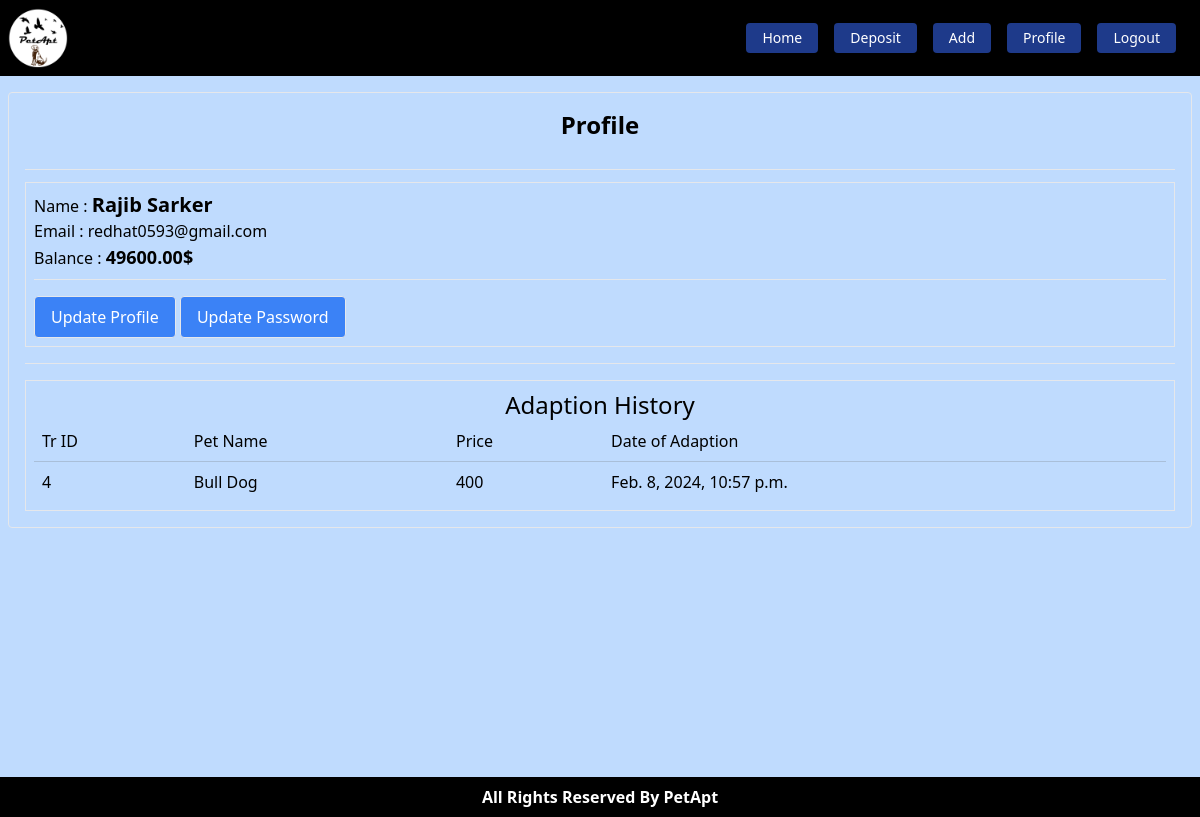
The page /user/profile/ (signed in) on the database its author committed.
### User/models.py (models this page shows, shortened)
class UserAccount(models.Model):
    user = models.OneToOneField(User, on_delete=models.CASCADE, related_name='depositAccount')
    account_no = models.IntegerField(unique=True)
    balance = models.DecimalField(default=0, max_digits=12, decimal_places=2)

class AdaptPet(models.Model):
    pet = models.ForeignKey(Pet, on_delete=models.CASCADE)
    adaptedBy = models.ForeignKey(User, on_delete=models.CASCADE)
    timestamp= models.DateTimeField()
    class Meta:
        ordering = ['timestamp']

### Pets/models.py (models this page shows, shortened)
class Pet(models.Model):
    image = models.ImageField(upload_to='pets/media/images/')
    title = models.CharField(max_length = 40)
    description = models.TextField()
    adapt_price = models.IntegerField()
    category = models.ForeignKey(PetCategory, on_delete=models.CASCADE)

### User/views.py (the view)
# urls.py: path('profile/', views.profileView, name='profile' ),
def profileView(request):
    user=request.user
    adaptedPets = AdaptPet.objects.filter(adaptedBy=user)
    return render(request, 'user_temp/profile.html', {'adaptedPets': adaptedPets, 'user' : user})

### User/templates/user_temp/profile.html
{% extends 'base.html' %}
{% block content %}
<div class="m-auto border rounded p-4" style="max-width: 1280px;">
    <h2 class="text-center text-2xl font-bold pb-4">Profile</h2>
    <hr class="my-3">
    <div class="p-2 mb-4 border">
        <p>Name : <span class="text-xl font-bold">{{user.first_name}} {{user.last_name}}</span></p>
        <p>Email : {{user.email}}</p>
        <p>Balance : <span class="text-lg font-bold">{{user.depositAccount.balance}}$</span></p>
        <hr class="mb-4 mt-2">
        <a href="{% url 'updateprofile' %}" class="bg-blue-500 rounded border text-white p-2 px-4 inline-block">Update
            Profile</a>
        <a href="{% url 'updatepassword' %}" class="bg-blue-500 rounded border text-white p-2 px-4 inline-block">Update
            Password</a>
    </div>
    <hr class="my-4">
    <div class="border p-2">
        <p class="text-center text-2xl">Adaption History</p>
        {% if adaptedPets %}
        <table class="w-full">
            <thead>
                <tr>
                    <td class="p-2">Tr ID</td>
                    <td class="p-2">Pet Name</td>
                    <td class="p-2">Price</td>
                    <td class="p-2">Date of Adaption</td>
                </tr>
            </thead>
            <tbody>
                {% for pet in adaptedPets %}
                <tr>
                    <td class="p-2" style="border-top: 1px solid #6666663d;">{{pet.id}}</td>
                    <td class="p-2" style="border-top: 1px solid #6666663d;">{{pet.pet.title}}</td>
                    <td class="p-2" style="border-top: 1px solid #6666663d;">{{pet.pet.adapt_price}}</td>
                    <td class="p-2" style="border-top: 1px solid #6666663d;">{{pet.timestamp}}</td>
                </tr>
                {% endfor %}
            </tbody>
        </table>
        {% else %}
        <p>No history / data Yet ! Thanks</p>
        {% endif %}
    </div>
</div>
{% endblock %}

### rows shown on the page
AdaptPet: id "4", pet "Bull Dog", pet.adapt_price "400", timestamp "Feb. 8, 2024, 10:57 p.m."

### other values the page prints
{{ user.first_name }} "Rajib"
{{ user.last_name }} "Sarker"
{{ user.email }} "redhat0593@gmail.com"
{{ user.depositAccount.balance }} "49600.00"
